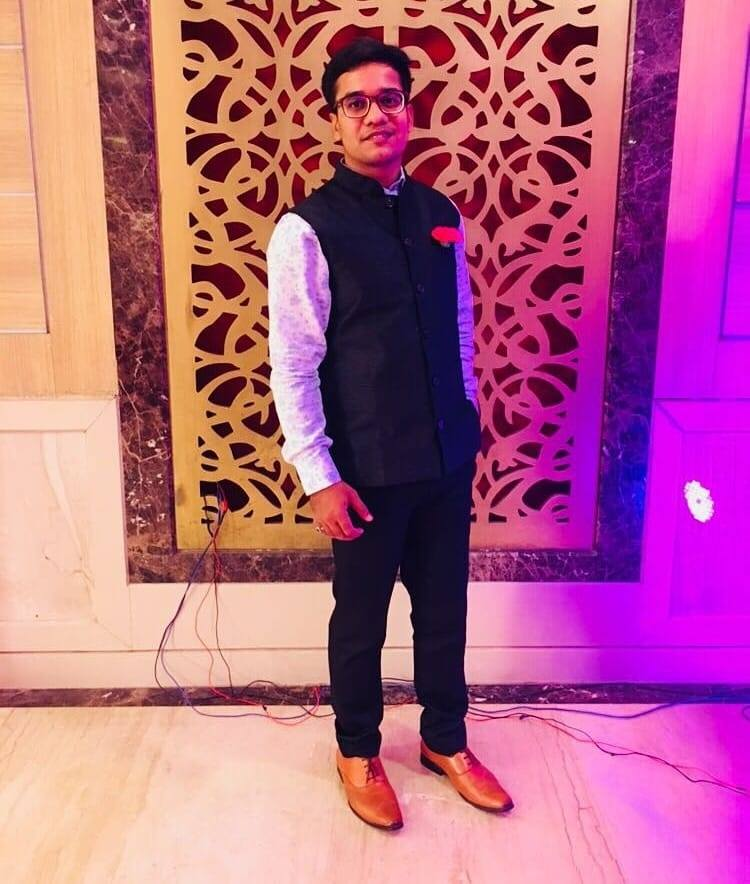
#> input picture rahul.jpg, 750 x 884 px
$ python 'Contrast Enhancement Filter 1.py'
#> lines starting #> are read from the running program, lines starting #| are printed output that depends on the picture
import matplotlib.pyplot as plt
import matplotlib.image as mpimg
import cv2

image_mp = cv2.imread("rahul.jpg")
#> image_mp is the input picture: shape (884, 750, 3); mean B, G, R 134.4, 98.4, 181.2
plt.imshow(image_mp)
plt.show()


r,c,p = image_mp.shape
#> r = 884; c = 750; p = 3
for k in range (0,p):
    for i in range (0,r):
        for j in range (0,c):
            image_mp[i][j][k] = image_mp[i][j][k]+25
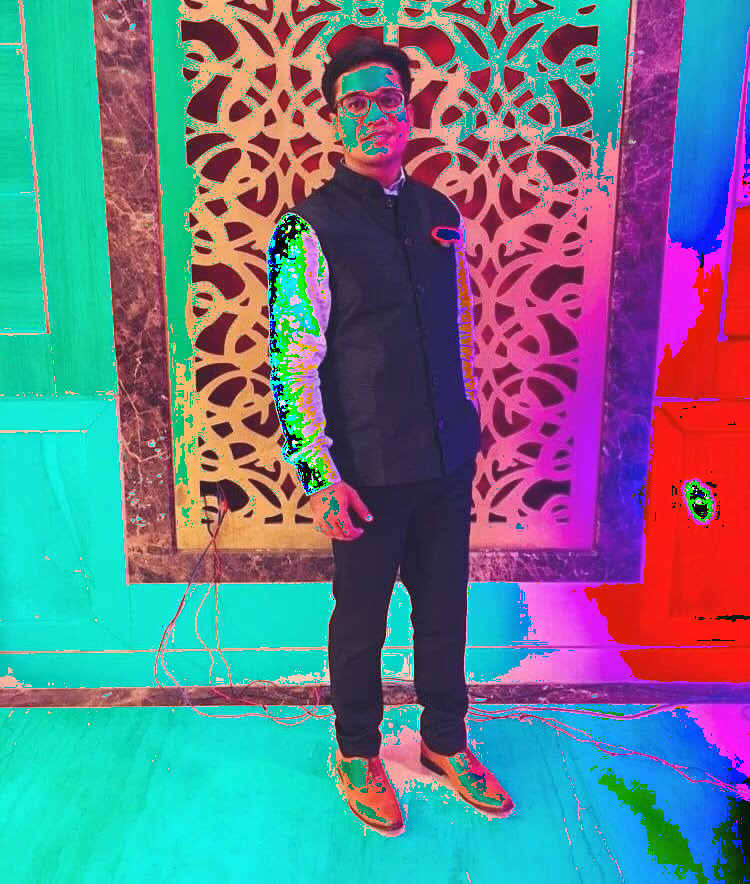
#> image_mp: shape (884, 750, 3); mean B, G, R 138.6, 122.5, 101.5

cv2.imwrite("enhanced_rahul.jpg", image_mp)
